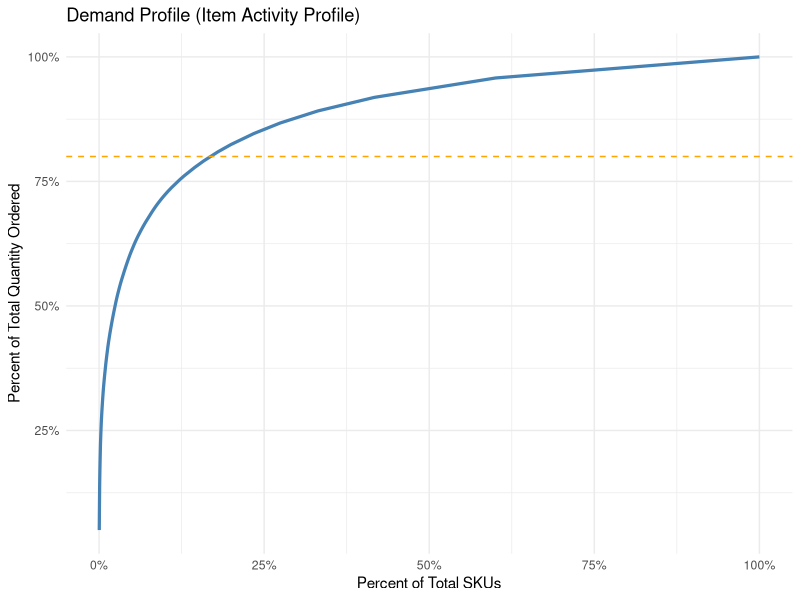
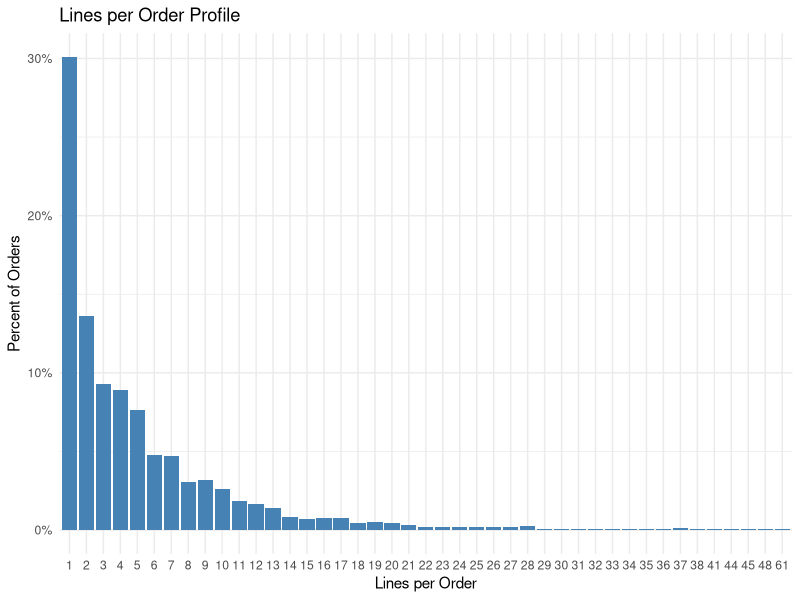
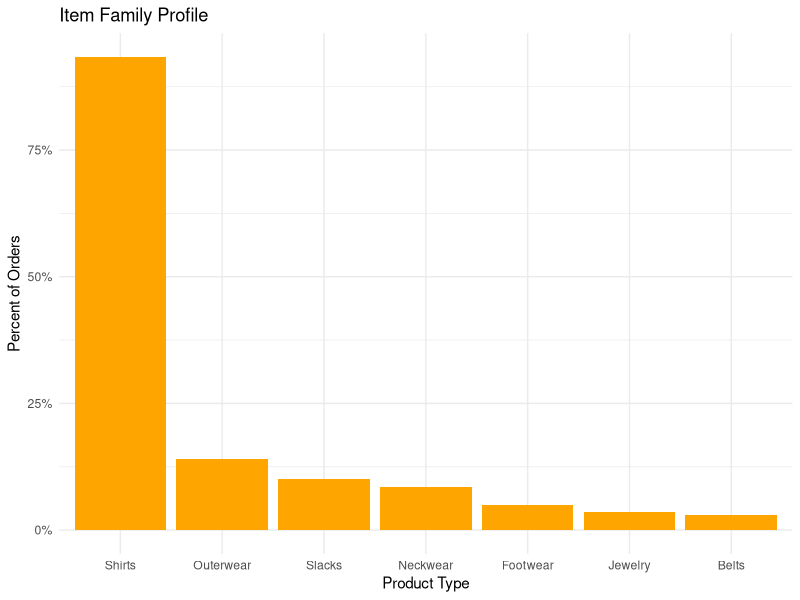
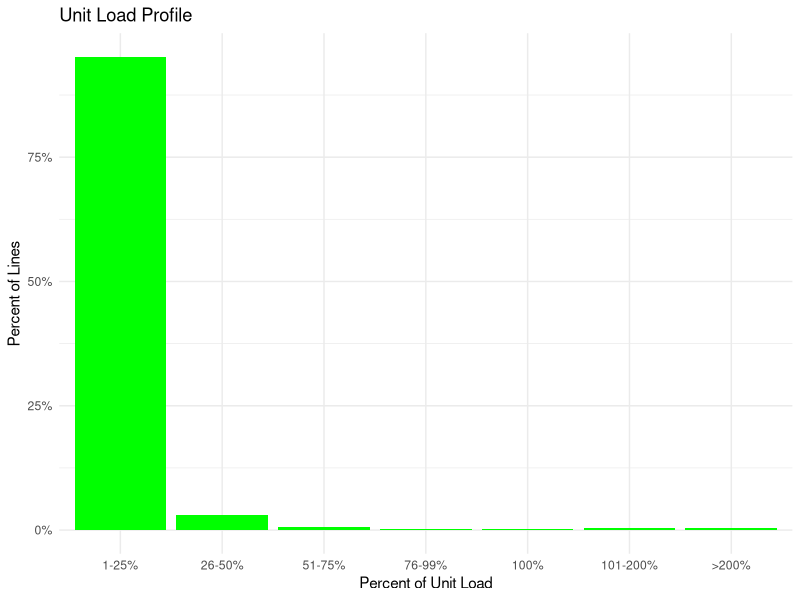

These figures' R source, in order:
# setup
#install.packages("tidyverse")
#install.packages("readxl")
suppressPackageStartupMessages({
  library(dplyr)
  library(ggplot2)
  library(readxl)
})

# load and prepare the data
order_data <- read_excel(
  "Order_Profiling_Data.xls.xlsx",
  sheet = "Order Data",
  col_types = c("numeric", "text", "numeric", "text", "numeric")
)

# clean up column names (remove spaces)
order_data <- order_data |>
  rename(
    OrderNumber  = `Order Number`,
    PartNumber   = `Part Number`,
    QtyShipped   = `Qty Shipped`,
    ProductType  = `Product Type`,
    PiecesCarton = `Pieces per Carton`
  )

# explore
# structure and preview
glimpse(order_data)
head(order_data)
nrow(order_data)


# profile 1: demand profile (aka item activity profile)

# 1)total shipped per SKU, ranked high to low
demand_profile <- order_data |>
  group_by(PartNumber) |>
  summarize(TotalQty = sum(QtyShipped, na.rm = TRUE), .groups = "drop") |>
  arrange(desc(TotalQty)) |>
  mutate(
    SKU_Rank     = row_number(),
    CumQty       = cumsum(TotalQty),
    PctTotalSKUs = SKU_Rank / n(),
    PctTotalQty  = CumQty / sum(TotalQty)
  )

# 2)demand profile plot
ggplot(demand_profile, aes(x = PctTotalSKUs, y = PctTotalQty)) +
  geom_line(color = "steelblue", linewidth = 1.1) +
  geom_hline(yintercept = 0.80, linetype = "dashed", color = "orange") +
  labs(
    title = "Demand Profile (Item Activity Profile)",
    x = "Percent of Total SKUs",
    y = "Percent of Total Quantity Ordered"
  ) +
  scale_x_continuous(labels = scales::percent_format(accuracy = 1)) +
  scale_y_continuous(labels = scales::percent_format(accuracy = 1)) +
  theme_minimal()

# 3)SKUs needed for 80% of demand
sku_80 <- demand_profile |>
  filter(PctTotalQty >= 0.80) |>
  slice(1)

sku_80_count <- sku_80$SKU_Rank
sku_80_pct   <- 100 * sku_80$PctTotalSKUs
sku_80_count
sku_80_pct


# profile 2: lines-per-order profile

# count lines in each order
lines_per_order <- order_data |>
  group_by(OrderNumber) |>
  summarize(LinesPerOrder = n(), .groups = "drop")

# convert to distribution
# x = lines per order, y = % of orders
lines_profile <- lines_per_order |>
  count(LinesPerOrder, name = "NumOrders") |>
  arrange(LinesPerOrder) |>
  mutate(PctOrders = NumOrders / sum(NumOrders))

ggplot(lines_profile, aes(x = factor(LinesPerOrder), y = PctOrders)) +
  geom_col(fill = "steelblue") +
  labs(
    title = "Lines per Order Profile",
    x = "Lines per Order",
    y = "Percent of Orders"
  ) +
  scale_y_continuous(labels = scales::percent_format(accuracy = 1)) +
  theme_minimal()


# profile 3: item family profile

# each order can include a product family at most once in this table
order_family <- order_data |>
  distinct(OrderNumber, ProductType)

item_family_profile <- order_family |>
  count(ProductType, name = "NumOrders") |>
  mutate(PctOrders = NumOrders / n_distinct(order_data$OrderNumber)) |>
  arrange(desc(PctOrders))

ggplot(item_family_profile,
       aes(x = reorder(ProductType, -PctOrders), y = PctOrders)) +
  geom_col(fill = "orange") +
  labs(
    title = "Item Family Profile",
    x = "Product Type",
    y = "Percent of Orders"
  ) +
  scale_y_continuous(labels = scales::percent_format(accuracy = 1)) +
  theme_minimal()


# profile 4: unit load profile

# unit load percent by line = qty shipped / pieces per carton
unit_load_lines <- order_data |>
  mutate(UnitLoadPct = QtyShipped / PiecesCarton) |>
  mutate(
    UnitLoadBin = case_when(
      UnitLoadPct <= 0 ~ "0%",
      UnitLoadPct <= 0.25 ~ "1-25%",
      UnitLoadPct <= 0.50 ~ "26-50%",
      UnitLoadPct <= 0.75 ~ "51-75%",
      UnitLoadPct < 1 ~ "76-99%",
      UnitLoadPct == 1 ~ "100%",
      UnitLoadPct <= 2 ~ "101-200%",
      TRUE ~ ">200%"
    )
  )

unit_load_profile <- unit_load_lines |>
  count(UnitLoadBin, name = "NumLines") |>
  mutate(PctLines = NumLines / sum(NumLines)) |>
  mutate(UnitLoadBin = factor(
    UnitLoadBin,
    levels = c("0%", "1-25%", "26-50%", "51-75%", "76-99%", "100%", "101-200%", ">200%")
  )) |>
  arrange(UnitLoadBin)

ggplot(unit_load_profile, aes(x = UnitLoadBin, y = PctLines)) +
  geom_col(fill = "green") +
  labs(
    title = "Unit Load Profile",
    x = "Percent of Unit Load",
    y = "Percent of Lines"
  ) +
  scale_y_continuous(labels = scales::percent_format(accuracy = 1)) +
  theme_minimal()


# summary tables 
lines_profile
item_family_profile
unit_load_profile
